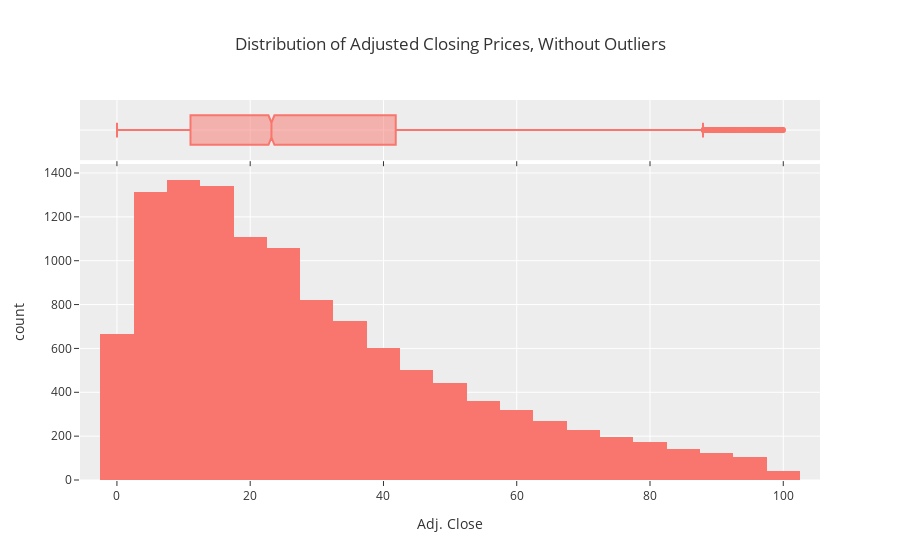

This figure's notebook cell:
### Code cell
# only choose entries that are within certain bounds to get a good visual overview
not_outliers = df[df['Adj. Close'] < 100]
print(
    f'{not_outliers.shape[0]} examples in the not-outlier set. {round(not_outliers.shape[0] / df.shape[0], 3)}% of data captured.')
print(f'Mean of not-outlier set: {not_outliers["Adj. Close"].mean()}')
print(f'Standard dev. of not-outlier set: {not_outliers["Adj. Close"].std()}')
fig12 = px.histogram(not_outliers, x='Adj. Close', marginal='box', template='ggplot2',
                     title='Distribution of Adjusted Closing Prices, Without Outliers', nbins=40)
fig12.show()

### Figure 1 — Plotly figure (JSON) as saved in the notebook; plotly's stock layout.template omitted (floating-point values rounded to 4 significant figures; data arrays with more than 128 entries replaced by an {"elided": "..."} marker saying what was removed)
{"data": [{"alignmentgroup": "True", "bingroup": "x", "hovertemplate": "Adj. Close=%{x}<br>count=%{y}<extra></extra>", "legendgroup": "", "marker": {"color": "#F8766D"}, "name": "", "nbinsx": 40, "offsetgroup": "", "orientation": "v", "showlegend": false, "type": "histogram", "x": {"elided": "11906 float values"}, "xaxis": "x", "yaxis": "y"}, {"alignmentgroup": "True", "hovertemplate": "Adj. Close=%{x}<extra></extra>", "legendgroup": "", "marker": {"color": "#F8766D"}, "name": "", "notched": true, "offsetgroup": "", "showlegend": false, "type": "box", "x": {"elided": "11906 float values"}, "xaxis": "x2", "yaxis": "y2"}], "layout": {"barmode": "relative", "legend": {"tracegroupgap": 0}, "title": {"text": "Distribution of Adjusted Closing Prices, Without Outliers"}, "xaxis": {"anchor": "y", "domain": [0.0, 1.0], "title": {"text": "Adj. Close"}}, "xaxis2": {"anchor": "y2", "domain": [0.0, 1.0], "matches": "x", "showticklabels": false}, "yaxis": {"anchor": "x", "domain": [0.0, 0.8316], "title": {"text": "count"}}, "yaxis2": {"anchor": "x2", "domain": [0.8416, 1.0], "matches": "y2", "showline": false, "showticklabels": false, "ticks": ""}}}
